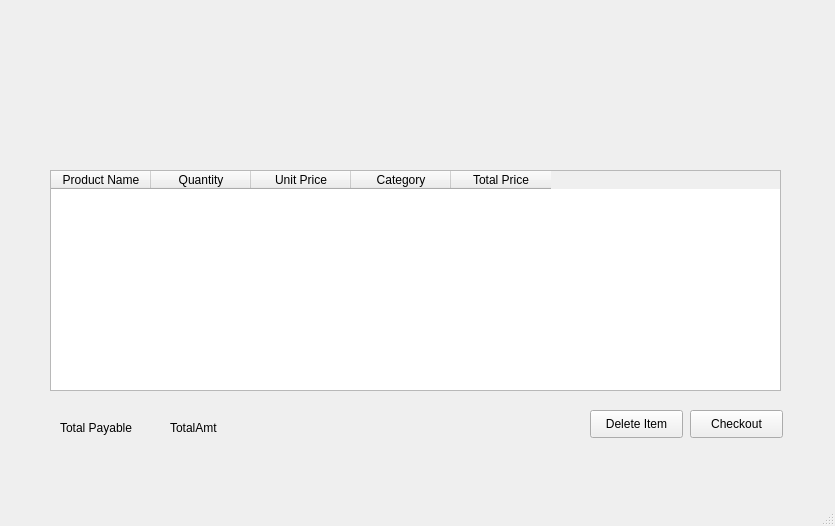
<?xml version="1.0" encoding="UTF-8"?>
<ui version="4.0">
 <class>MainWindow</class>
 <widget class="QMainWindow" name="MainWindow">
  <property name="geometry">
   <rect>
    <x>0</x>
    <y>0</y>
    <width>835</width>
    <height>526</height>
   </rect>
  </property>
  <property name="windowTitle">
   <string>MainWindow</string>
  </property>
  <widget class="QWidget" name="centralwidget">
   <widget class="QLabel" name="label_logo_7">
    <property name="geometry">
     <rect>
      <x>0</x>
      <y>0</y>
      <width>191</width>
      <height>191</height>
     </rect>
    </property>
    <property name="text">
     <string/>
    </property>
    <property name="pixmap">
     <pixmap>Safatique logo (2).png</pixmap>
    </property>
    <property name="scaledContents">
     <bool>true</bool>
    </property>
   </widget>
   <widget class="QTableWidget" name="ProductsTableWidget">
    <property name="geometry">
     <rect>
      <x>50</x>
      <y>170</y>
      <width>731</width>
      <height>221</height>
     </rect>
    </property>
    <property name="sizePolicy">
     <sizepolicy hsizetype="Fixed" vsizetype="Fixed">
      <horstretch>0</horstretch>
      <verstretch>0</verstretch>
     </sizepolicy>
    </property>
    <property name="maximumSize">
     <size>
      <width>731</width>
      <height>16777215</height>
     </size>
    </property>
    <column>
     <property name="text">
      <string>Product Name</string>
     </property>
    </column>
    <column>
     <property name="text">
      <string>Quantity</string>
     </property>
    </column>
    <column>
     <property name="text">
      <string>Unit Price</string>
     </property>
    </column>
    <column>
     <property name="text">
      <string>Category</string>
     </property>
    </column>
    <column>
     <property name="text">
      <string>Total Price</string>
     </property>
    </column>
   </widget>
   <widget class="QPushButton" name="pushButton_Checkout">
    <property name="geometry">
     <rect>
      <x>690</x>
      <y>410</y>
      <width>93</width>
      <height>28</height>
     </rect>
    </property>
    <property name="sizePolicy">
     <sizepolicy hsizetype="Minimum" vsizetype="Fixed">
      <horstretch>0</horstretch>
      <verstretch>0</verstretch>
     </sizepolicy>
    </property>
    <property name="text">
     <string>Checkout</string>
    </property>
   </widget>
   <widget class="QPushButton" name="pushButton_deleteItem">
    <property name="geometry">
     <rect>
      <x>590</x>
      <y>410</y>
      <width>93</width>
      <height>28</height>
     </rect>
    </property>
    <property name="text">
     <string>Delete Item</string>
    </property>
   </widget>
   <widget class="QLabel" name="label_background">
    <property name="geometry">
     <rect>
      <x>-40</x>
      <y>-40</y>
      <width>901</width>
      <height>571</height>
     </rect>
    </property>
    <property name="text">
     <string/>
    </property>
    <property name="pixmap">
     <pixmap>backgroundDBMS.png</pixmap>
    </property>
    <property name="scaledContents">
     <bool>true</bool>
    </property>
   </widget>
   <widget class="QLabel" name="label_username_5">
    <property name="geometry">
     <rect>
      <x>60</x>
      <y>420</y>
      <width>111</width>
      <height>16</height>
     </rect>
    </property>
    <property name="text">
     <string>Total Payable</string>
    </property>
   </widget>
   <widget class="QLabel" name="label_TotalAmount">
    <property name="geometry">
     <rect>
      <x>170</x>
      <y>420</y>
      <width>181</width>
      <height>16</height>
     </rect>
    </property>
    <property name="text">
     <string>TotalAmt</string>
    </property>
   </widget>
   <zorder>label_background</zorder>
   <zorder>label_logo_7</zorder>
   <zorder>ProductsTableWidget</zorder>
   <zorder>pushButton_Checkout</zorder>
   <zorder>pushButton_deleteItem</zorder>
   <zorder>label_username_5</zorder>
   <zorder>label_TotalAmount</zorder>
  </widget>
  <widget class="QMenuBar" name="menubar">
   <property name="geometry">
    <rect>
     <x>0</x>
     <y>0</y>
     <width>835</width>
     <height>26</height>
    </rect>
   </property>
  </widget>
  <widget class="QStatusBar" name="statusbar"/>
 </widget>
 <resources/>
 <connections/>
</ui>
